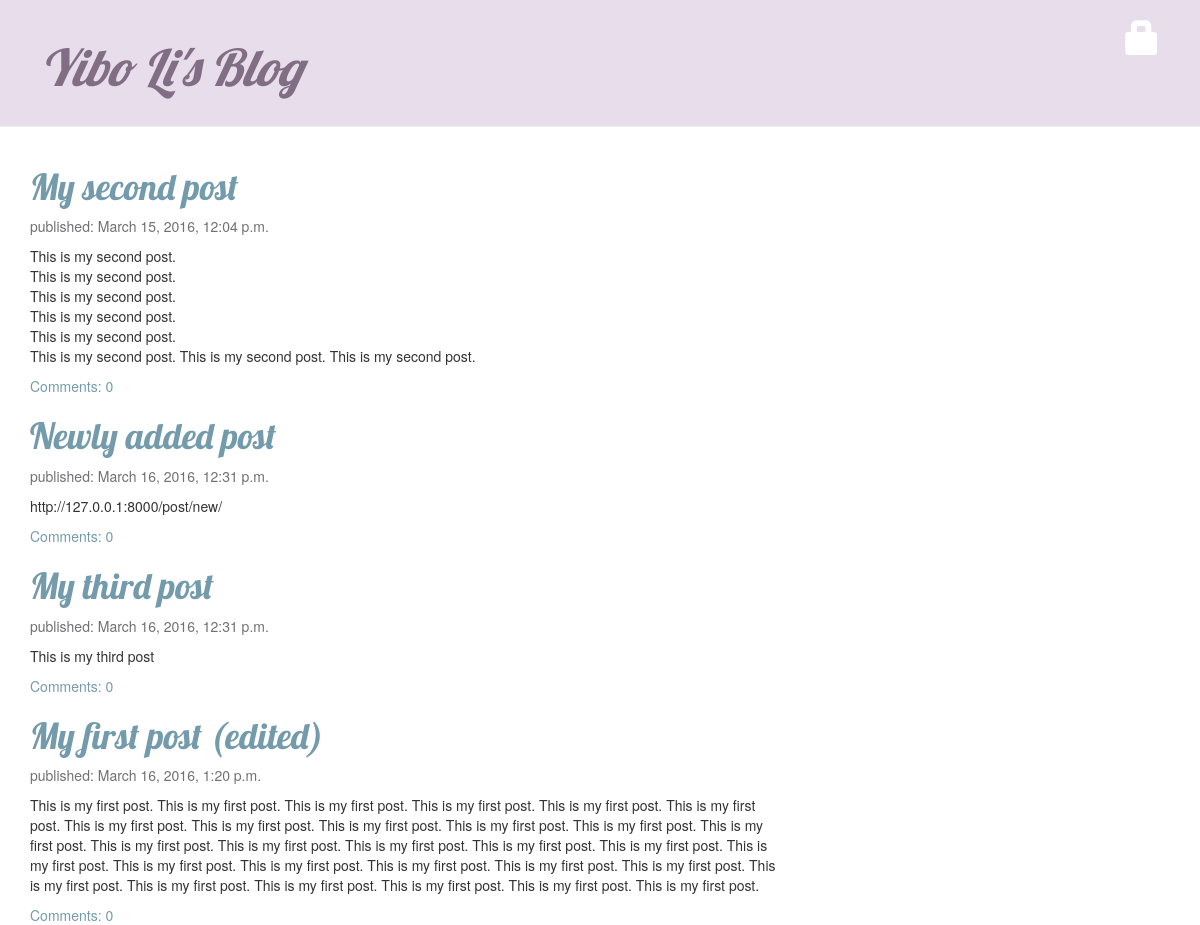
The app's page /, older data.
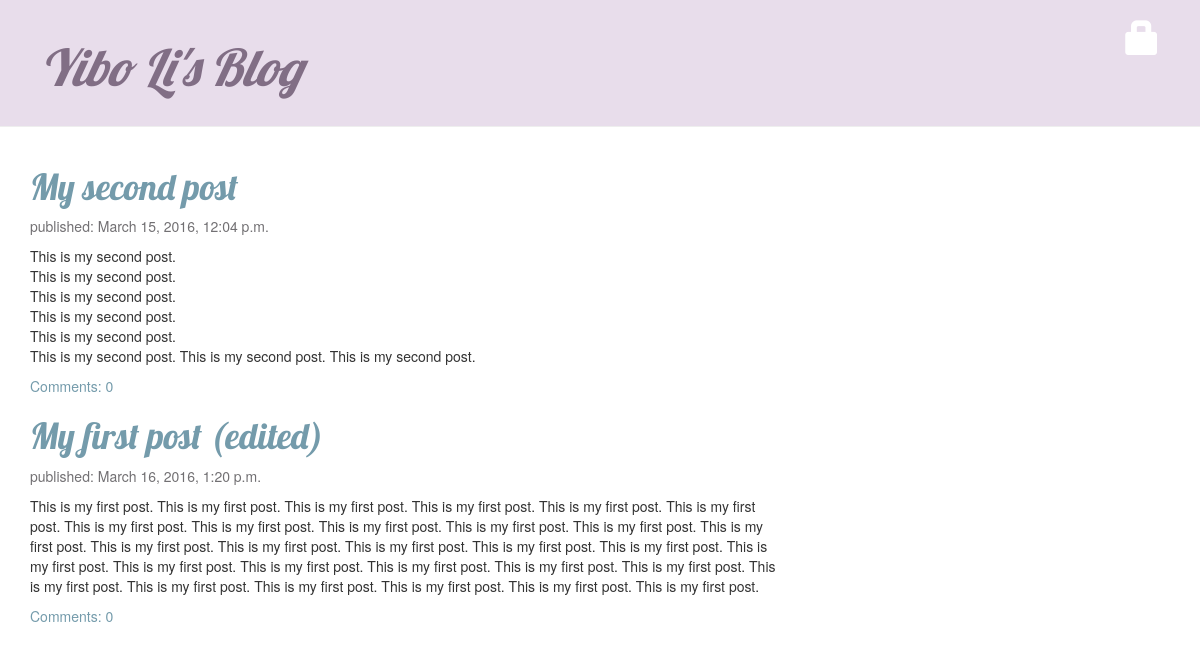
The same page, newer data.
### blog/models.py (models this page shows, shortened)
class Post(models.Model):                     #the class Post is Django model
    author = models.ForeignKey('auth.User')    # a link to another model
    title = models.CharField(max_length=200)   #define text with a limited number of characters
    text = models.TextField()                  #long text without a limit
    created_date = models.DateTimeField(default=timezone.now)
    published_date = models.DateTimeField(blank=True, null=True)

### blog/views.py (the view)
# urls.py: url(r'^$', views.post_list, name='post_list'), # an empty string will match because http://127.0.0.1:8000/ is not a part of URL.
def post_list(request):
    posts = Post.objects.filter(published_date__lte=timezone.now()).order_by('published_date')
    return render(request, 'blog/post_list.html', {'posts':posts}) #add posts for the template to use,'posts' is the name

### blog/templates/blog/post_list.html
{% extends 'blog/base.html' %}
{% block content %}
	{% for post in posts %}
		<div class="post">
			<h1><a href="{% url 'post_detail' pk=post.pk %}">{{ post.title }}</a></h1>
			<div class="date">
				<p>published: {{post.published_date }}</p>
			</div>
			<p>{{ post.text|linebreaks }}</p>
			<a href="{% url 'blog.views.post_detail' pk=post.pk %}">Comments: {{ post.comments.count }}</a>
		</div>
	{% endfor %}
{% endblock %}

Row changes from the older to the newer data that the page shows:
removed Post: title "Newly added post", published_date "March 16, 2016, 12:31 p.m.", text "http://127.0.0.1:8000/post/new/", comments.count "0"
no longer on this page (row edited): Post: title "My third post", published_date "March 16, 2016, 12:31 p.m.", text "This is my third post", comments.count "0"
